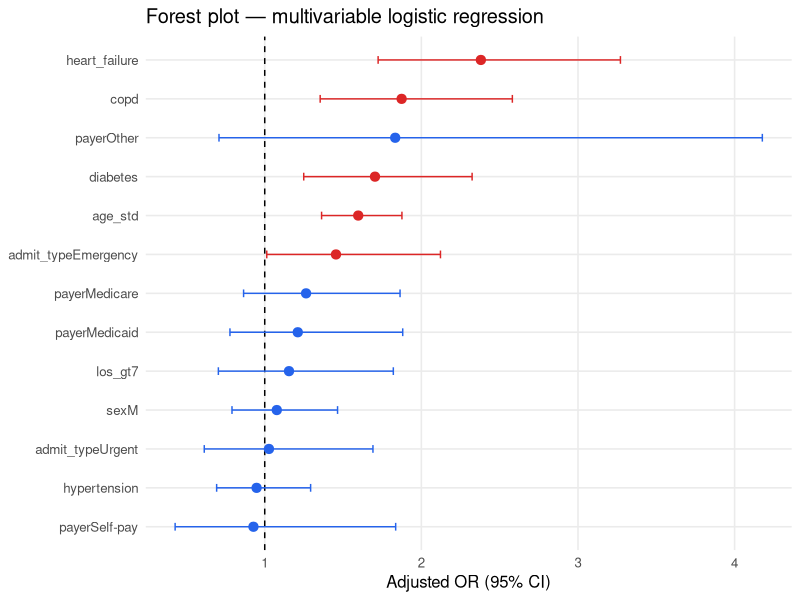
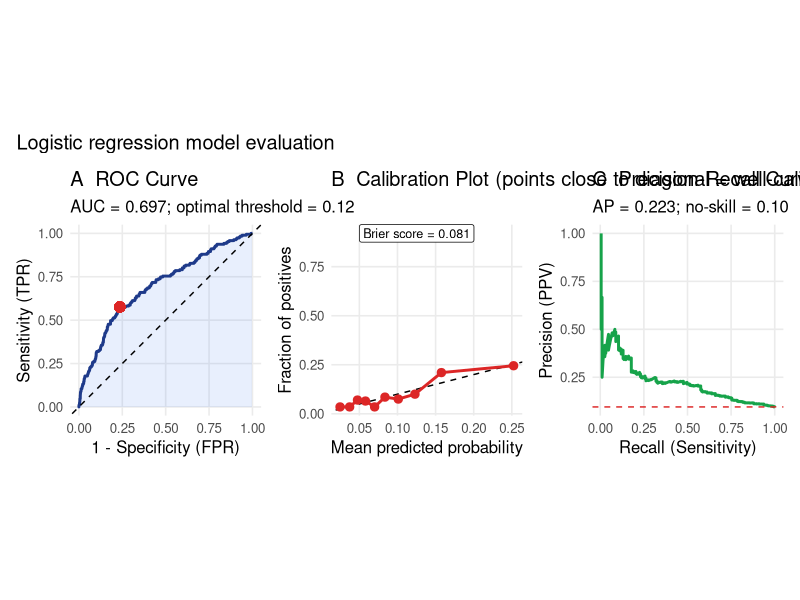
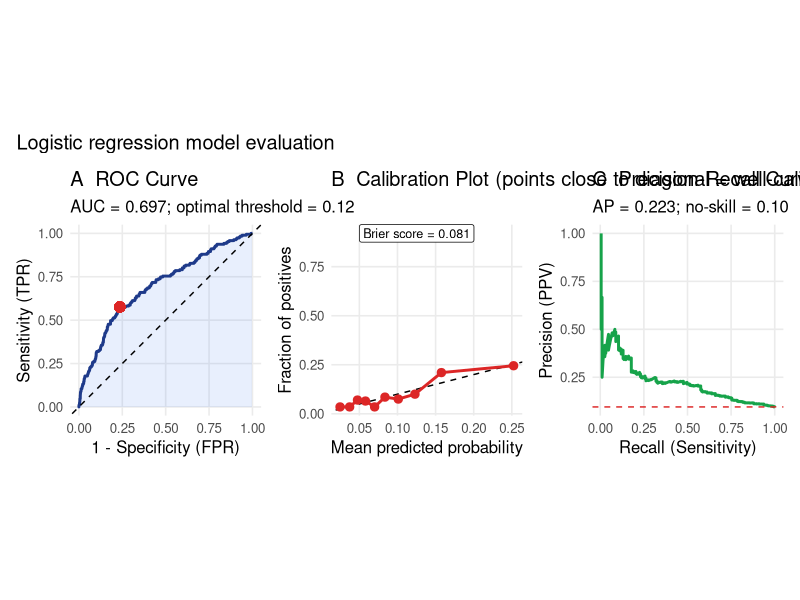

Recreate these plots in R, in order.
## ---- chunk 1
library(dplyr)
library(tidyr)
library(ggplot2)
library(broom)
library(pROC)
library(tibble)
library(patchwork)

theme_set(
  theme_minimal(base_size = 12) +
    theme(
      panel.background = element_rect(fill = "white", colour = NA),
      plot.background  = element_rect(fill = "white", colour = NA),
      panel.grid.minor = element_blank()
    )
)

mod03_dir <- file.path(tempdir(), "mod03")
dir.create(mod03_dir, showWarnings = FALSE, recursive = TRUE)

logistic <- function(x) 1 / (1 + exp(-x))

set.seed(42)
N <- 2000
base <- matrix(rnorm(N * 3), ncol = 3)

set.seed(99)
ages          <- as.integer(pmin(pmax(rnorm(N, 62, 16), 18), 95))
sexes         <- sample(c("M", "F"), N, replace = TRUE, prob = c(0.48, 0.52))
payers        <- sample(
  c("Medicare", "Medicaid", "Private", "Self-pay", "Other"),
  N, replace = TRUE, prob = c(0.40, 0.22, 0.28, 0.07, 0.03)
)
diabetes      <- rbinom(N, 1, logistic(0.6 * base[, 1] - 0.5))
heart_failure <- rbinom(N, 1, logistic(0.4 * base[, 2] - 1.2))
copd          <- rbinom(N, 1, logistic(0.5 * base[, 3] - 1.0))
hypertension  <- rbinom(N, 1, logistic(0.7 * base[, 1] - 0.2))
los_days      <- as.integer(pmin(pmax(rgamma(N, shape = 2.5, scale = 1.8), 1), 30))
admit_type    <- sample(c("Emergency", "Elective", "Urgent"), N, replace = TRUE,
                        prob = c(0.52, 0.30, 0.18))
n_comorb      <- diabetes + heart_failure + copd + hypertension

readmit_logit <- (-3.0 + 0.7 * heart_failure + 0.5 * diabetes + 0.4 * copd
                  + 0.02 * (ages - 60) + 0.3 * as.integer(admit_type == "Emergency")
                  + 0.2 * as.integer(los_days > 7) + 0.3 * as.integer(payers == "Medicaid")
                  + rnorm(N, 0, 0.3))
readmitted_30 <- rbinom(N, 1, logistic(readmit_logit))

df <- tibble(
  patient_id    = sprintf("PT-%05d", seq_len(N)),
  age           = ages,
  sex           = sexes,
  payer         = relevel(factor(payers), ref = "Private"),
  admit_type    = relevel(factor(admit_type), ref = "Elective"),
  los_days      = los_days,
  los_gt7       = as.integer(los_days > 7),
  diabetes      = diabetes,
  heart_failure = heart_failure,
  copd          = copd,
  hypertension  = hypertension,
  n_comorb      = n_comorb,
  readmitted_30 = readmitted_30
) |>
  mutate(age_std = as.numeric(scale(age)))

cat(sprintf("Dataset: %d x %d\n", nrow(df), ncol(df)))
cat(sprintf(
  "Readmission rate: %.1f%%  (event/non-event: %d/%d)\n",
  mean(readmitted_30) * 100, sum(readmitted_30), sum(1 - readmitted_30)
))
## ---- chunk 2
# Run univariable logistic regression for each predictor
predictors <- list(
  c("heart_failure", "Heart failure"),
  c("diabetes", "Diabetes"),
  c("copd", "COPD"),
  c("hypertension", "Hypertension"),
  c("los_gt7", "LOS > 7 days"),
  c("age", "Age (per year)")
)

univar_results <- bind_rows(lapply(predictors, function(pair) {
  var <- pair[[1]]; label <- pair[[2]]
  model_u <- glm(as.formula(paste("readmitted_30 ~", var)), data = df, family = binomial())
  tid <- broom::tidy(model_u, conf.int = TRUE, exponentiate = TRUE) |>
    filter(term == var)
  tibble(
    Predictor    = label,
    OR           = round(tid$estimate, 2),
    OR_lo        = round(tid$conf.low, 2),
    OR_hi        = round(tid$conf.high, 2),
    `p-value`    = round(tid$p.value, 4),
    Significant  = tid$p.value < 0.05
  )
}))

cat("Univariable logistic regression — Unadjusted OR (95% CI):\n")
print(univar_results |> arrange(desc(OR)))
## ---- chunk 3
model_multi <- glm(
  readmitted_30 ~ age_std + sex + payer + heart_failure + diabetes + copd +
    hypertension + los_gt7 + admit_type,
  data = df, family = binomial()
)
print(summary(model_multi))
## ---- chunk 4
# Clean adjusted OR table
adj_or <- broom::tidy(model_multi, conf.int = TRUE, exponentiate = TRUE) |>
  filter(term != "(Intercept)") |>
  transmute(
    Predictor = term,
    log_OR    = round(log(estimate), 3),
    adj_OR    = round(estimate, 3),
    CI_lo     = round(conf.low, 3),
    CI_hi     = round(conf.high, 3),
    p_value   = round(p.value, 3),
    Sig       = p.value < 0.05
  ) |>
  arrange(desc(adj_OR))

cat("Adjusted odds ratios — multivariable logistic regression:\n")
print(adj_or)

p_or_forest <- ggplot(adj_or, aes(adj_OR, reorder(Predictor, adj_OR),
                                  colour = ifelse(adj_OR > 1 & Sig, "#DC2626", "#2563EB"))) +
  geom_vline(xintercept = 1, linetype = "dashed") +
  geom_errorbarh(aes(xmin = CI_lo, xmax = CI_hi), height = 0.2) +
  geom_point(size = 2.8) +
  scale_colour_identity() +
  labs(x = "Adjusted OR (95% CI)", y = NULL,
       title = "Forest plot — multivariable logistic regression")
print(p_or_forest)
## ---- chunk 5
# VIF for continuous and binary predictors
vif_from_lm <- function(data, vars) {
  X <- data[, vars, drop = FALSE]
  vapply(vars, function(v) {
    others <- setdiff(vars, v)
    r2 <- summary(lm(as.formula(paste(v, "~", paste(others, collapse = "+"))),
                     data = X))$r.squared
    1 / (1 - r2)
  }, numeric(1))
}

vif_vals <- vif_from_lm(df, c("age", "diabetes", "heart_failure", "copd", "hypertension", "los_gt7"))
vif_data <- tibble(Variable = names(vif_vals), VIF = round(unname(vif_vals), 2))
cat("Variance Inflation Factors:\n")
print(vif_data)
cat("\nVIF interpretation:\n")
cat("  VIF < 5  : No meaningful collinearity\n")
cat("  VIF 5-10 : Moderate — investigate\n")
cat("  VIF > 10 : High — consider removing or combining predictors\n")
## ---- chunk 6
# Predicted probabilities
df$pred_prob <- predict(model_multi, type = "response")

# ── ROC curve ─────────────────────────────────────────────────────────────────
roc_obj <- pROC::roc(df$readmitted_30, df$pred_prob, quiet = TRUE)
auc <- as.numeric(pROC::auc(roc_obj))
coords_youden <- pROC::coords(roc_obj, "best", ret = c("threshold", "specificity", "sensitivity"),
                              best.method = "youden")
opt_thr <- as.numeric(coords_youden$threshold[1])
opt_fpr <- 1 - as.numeric(coords_youden$specificity[1])
opt_tpr <- as.numeric(coords_youden$sensitivity[1])

roc_df <- tibble(fpr = 1 - roc_obj$specificities, tpr = roc_obj$sensitivities)

p_roc <- ggplot(roc_df, aes(fpr, tpr)) +
  geom_ribbon(aes(ymin = 0, ymax = tpr), fill = "#2563EB", alpha = 0.1) +
  geom_line(colour = "#1E3A8A", linewidth = 1) +
  geom_abline(slope = 1, intercept = 0, linetype = "dashed") +
  geom_point(aes(x = opt_fpr, y = opt_tpr), colour = "#DC2626", size = 3) +
  labs(
    x = "1 - Specificity (FPR)", y = "Sensitivity (TPR)",
    title = "A  ROC Curve",
    subtitle = sprintf("AUC = %.3f; optimal threshold = %.2f", auc, opt_thr)
  ) +
  coord_equal()

# ── Calibration plot ──────────────────────────────────────────────────────────
calib_df <- tibble(y = df$readmitted_30, p = df$pred_prob) |>
  mutate(bin = ntile(p, 10)) |>
  group_by(bin) |>
  summarise(prob_pred = mean(p), prob_true = mean(y), .groups = "drop")
brier <- mean((df$readmitted_30 - df$pred_prob)^2)

p_cal <- ggplot(calib_df, aes(prob_pred, prob_true)) +
  geom_abline(slope = 1, intercept = 0, linetype = "dashed") +
  geom_line(colour = "#DC2626", linewidth = 1) +
  geom_point(colour = "#DC2626", size = 2.5) +
  labs(
    x = "Mean predicted probability", y = "Fraction of positives",
    title = "B  Calibration Plot (points close to diagonal = well-calibrated)"
  ) +
  annotate("label", x = 0.05, y = 0.92, hjust = 0,
           label = sprintf("Brier score = %.3f", brier), size = 3.2)

# ── Precision-Recall curve ────────────────────────────────────────────────────
ord <- order(df$pred_prob, decreasing = TRUE)
y_ord <- df$readmitted_30[ord]
tp <- cumsum(y_ord); fp <- cumsum(1 - y_ord)
prec <- tp / (tp + fp)
rec  <- tp / sum(df$readmitted_30)
ap <- sum(diff(c(0, rec)) * prec[-1], na.rm = TRUE)
base_rate <- mean(df$readmitted_30)
pr_df <- tibble(recall = rec, precision = prec)

p_pr <- ggplot(pr_df, aes(recall, precision)) +
  geom_line(colour = "#16A34A", linewidth = 1) +
  geom_hline(yintercept = base_rate, colour = "#DC2626", linetype = "dashed") +
  labs(
    x = "Recall (Sensitivity)", y = "Precision (PPV)",
    title = "C  Precision-Recall Curve (useful for imbalanced outcomes)",
    subtitle = sprintf("AP = %.3f; no-skill = %.2f", ap, base_rate)
  )

p_eval <- p_roc + p_cal + p_pr +
  plot_annotation(title = "Logistic regression model evaluation")
print(p_eval)
ggsave(file.path(mod03_dir, "logistic_evaluation.png"), p_eval,
       width = 16, height = 5, dpi = 120)

cat("\nModel performance summary:\n")
cat(sprintf("  AUC-ROC     : %.3f\n", auc))
cat(sprintf("  Brier score : %.3f  (lower is better; 0=perfect, 0.25=null)\n", brier))
cat(sprintf("  Avg precision: %.3f\n", ap))
## ---- chunk 7
hosmer_lemeshow <- function(y_true, y_pred, n_groups = 10) {
  # Hosmer-Lemeshow test for logistic regression calibration.
  df_hl <- tibble(y = y_true, p = y_pred) |>
    mutate(decile = ntile(p, n_groups))
  grouped <- df_hl |>
    group_by(decile) |>
    summarise(
      obs_pos = sum(y),
      obs_neg = sum(y == 0),
      exp_pos = sum(p),
      exp_neg = sum(1 - p),
      .groups = "drop"
    )
  hl_stat <- sum((grouped$obs_pos - grouped$exp_pos)^2 / grouped$exp_pos +
                   (grouped$obs_neg - grouped$exp_neg)^2 / grouped$exp_neg)
  p_val <- 1 - pchisq(hl_stat, df = n_groups - 2)
  list(stat = hl_stat, p = p_val)
}

hl <- hosmer_lemeshow(df$readmitted_30, df$pred_prob)
cat("Hosmer-Lemeshow test:\n")
cat(sprintf("  χ² = %.3f,  p = %.4f\n\n", hl$stat, hl$p))
cat("  p > 0.05 = no evidence of poor fit (good calibration)\n")
cat("  p < 0.05 = significant lack of fit (model is miscalibrated)\n\n")
if (hl$p > 0.05) {
  cat("  ✓ Model is well-calibrated by HL test.\n")
} else {
  cat("  ✗ Calibration concerns — consider recalibration or additional predictors.\n")
}
## ---- chunk 8
# Apply optimal threshold for classification
df$pred_class <- as.integer(df$pred_prob >= opt_thr)

# Confusion matrix
cm <- table(
  Actual    = factor(df$readmitted_30, levels = c(0, 1), labels = c("Actual: No", "Actual: Yes")),
  Predicted = factor(df$pred_class,    levels = c(0, 1), labels = c("Predicted: No", "Predicted: Yes"))
)
cat("Confusion matrix:\n")
print(cm)

tn <- cm[1, 1]; fp <- cm[1, 2]; fn <- cm[2, 1]; tp <- cm[2, 2]
sens <- tp / (tp + fn); spec <- tn / (tn + fp)
ppv  <- tp / (tp + fp); npv  <- tn / (tn + fn)
acc  <- (tp + tn) / sum(cm)
cat("\nClassification report:\n")
cat(sprintf("  Accuracy   : %.3f\n", acc))
cat(sprintf("  Sensitivity: %.3f  (Readmitted)\n", sens))
cat(sprintf("  Specificity: %.3f  (Not readmitted)\n", spec))
cat(sprintf("  PPV        : %.3f\n", ppv))
cat(sprintf("  NPV        : %.3f\n", npv))

# Risk stratification
df$risk_tier <- cut(
  df$pred_prob, breaks = c(0, 0.10, 0.20, 0.35, 1.0),
  labels = c("Low (<10%)", "Moderate (10-20%)", "High (20-35%)", "Very high (>35%)"),
  include.lowest = TRUE
)
risk_summary <- df |>
  group_by(risk_tier) |>
  summarise(
    n_patients          = n(),
    actual_readmit_rate = round(mean(readmitted_30) * 100, 1),
    mean_pred_prob      = round(mean(pred_prob) * 100, 1),
    .groups = "drop"
  )
cat("\nRisk stratification:\n")
print(risk_summary)
## ---- chunk 9
# Exercise 5 — threshold = 0.10
df$pred_class_10 <- as.integer(df$pred_prob >= 0.10)
cm10 <- table(
  Actual    = factor(df$readmitted_30, levels = c(0, 1), labels = c("Not readmitted", "Readmitted")),
  Predicted = factor(df$pred_class_10, levels = c(0, 1), labels = c("Pred No", "Pred Yes"))
)
cat("Confusion matrix (threshold=0.10):\n")
print(cm10)
tn10 <- cm10[1, 1]; fp10 <- cm10[1, 2]; fn10 <- cm10[2, 1]; tp10 <- cm10[2, 2]
cat(sprintf("  Sensitivity: %.3f\n", tp10 / (tp10 + fn10)))
cat(sprintf("  Specificity: %.3f\n", tn10 / (tn10 + fp10)))
cat("At threshold=0.10: higher sensitivity (catches more readmissions) but lower specificity.\n")
